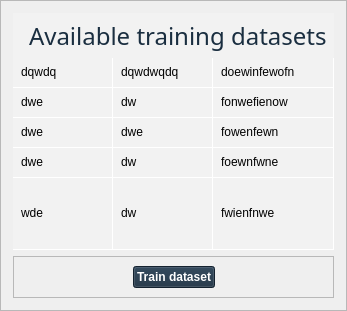
                         <widget class="QWidget" name="page_training_datasets">
                          <layout class="QVBoxLayout" name="verticalLayout_14">
                           <property name="spacing">
                            <number>0</number>
                           </property>
                           <property name="leftMargin">
                            <number>0</number>
                           </property>
                           <property name="topMargin">
                            <number>0</number>
                           </property>
                           <property name="rightMargin">
                            <number>0</number>
                           </property>
                           <property name="bottomMargin">
                            <number>0</number>
                           </property>
                           <item>
                            <widget class="QFrame" name="frame_training_datasets">
                             <property name="frameShape">
                              <enum>QFrame::StyledPanel</enum>
                             </property>
                             <property name="frameShadow">
                              <enum>QFrame::Raised</enum>
                             </property>
                             <layout class="QVBoxLayout" name="verticalLayout_13">
                              <property name="spacing">
                               <number>-1</number>
                              </property>
                              <property name="leftMargin">
                               <number>12</number>
                              </property>
                              <property name="topMargin">
                               <number>12</number>
                              </property>
                              <property name="rightMargin">
                               <number>12</number>
                              </property>
                              <property name="bottomMargin">
                               <number>12</number>
                              </property>
                              <item>
                               <widget class="QFrame" name="frame_available_training_datasets">
                                <property name="styleSheet">
                                 <string notr="true">background-color: #F2F2F2;</string>
                                </property>
                                <property name="frameShape">
                                 <enum>QFrame::NoFrame</enum>
                                </property>
                                <property name="frameShadow">
                                 <enum>QFrame::Raised</enum>
                                </property>
                                <layout class="QVBoxLayout" name="verticalLayout_57">
                                 <property name="spacing">
                                  <number>0</number>
                                 </property>
                                 <property name="leftMargin">
                                  <number>0</number>
                                 </property>
                                 <property name="topMargin">
                                  <number>0</number>
                                 </property>
                                 <property name="rightMargin">
                                  <number>0</number>
                                 </property>
                                 <property name="bottomMargin">
                                  <number>0</number>
                                 </property>
                                 <item>
                                  <widget class="QLabel" name="label_available_training_datasets">
                                   <property name="sizePolicy">
                                    <sizepolicy hsizetype="Expanding" vsizetype="Fixed">
                                     <horstretch>0</horstretch>
                                     <verstretch>0</verstretch>
                                    </sizepolicy>
                                   </property>
                                   <property name="minimumSize">
                                    <size>
                                     <width>0</width>
                                     <height>45</height>
                                    </size>
                                   </property>
                                   <property name="maximumSize">
                                    <size>
                                     <width>16777215</width>
                                     <height>45</height>
                                    </size>
                                   </property>
                                   <property name="font">
                                    <font>
                                     <family>Avenir</family>
                                     <pointsize>18</pointsize>
                                     <weight>10</weight>
                                     <italic>false</italic>
                                     <bold>false</bold>
                                    </font>
                                   </property>
                                   <property name="styleSheet">
                                    <string notr="true">color:#1A2E40;
font: 87 18pt &quot;Avenir&quot;;
padding-left: 10px;</string>
                                   </property>
                                   <property name="text">
                                    <string>Available training datasets</string>
                                   </property>
                                  </widget>
                                 </item>
                                 <item>
                                  <widget class="QTableWidget" name="table_available_training_datasets">
                                   <property name="sizePolicy">
                                    <sizepolicy hsizetype="Preferred" vsizetype="Preferred">
                                     <horstretch>0</horstretch>
                                     <verstretch>0</verstretch>
                                    </sizepolicy>
                                   </property>
                                   <property name="styleSheet">
                                    <string notr="true">QTableWidget {	
	background-color: #F2F2F2;
	padding: 0px;
	border-radius: 5px;
	font: 87 12pt &quot;Avenir&quot;;
	gridline-color:#FFFFFF;
}
QTableWidget::item{
	padding-left: 5px;
	padding-right: 5px;
	background-color: #F2F2F2;
	color:black;
	gridline-color:#FFFFFF;
}
QTableWidget::item:selected{
	background-color: #4D6F8C;
}
QScrollBar:horizontal {
	background: #4D6F8C;
    border: none;
    height: 2px;
	margin: 0px 2px 0 2px;
}
 QScrollBar:vertical {
    background: #4D6F8C;
    border: none;
    width: 2px;
    margin: 2px 0 2px 0;
	border-radius: 0px;
 }
QHeaderView::section{
	background-color: #1A2E40;
	max-width: 30px;
	gridline-color: #FFFFFF;
	font: 87 13pt &quot;Avenir&quot;;
	color:white;
	font-weight: bold;
}

QHeaderView::section:vertical
{
    border: 1px solid #FFFFFF;
}

QTableWidget::horizontalHeader {	
	background-color: #1A2E40;
	color:white;
	gridline-color: #FFFFFF;
}

QTableWidget::verticalHeader {	
	background-color: #1A2E40;
	color:white;
	gridline-color: #FFFFFF;
}

</string>
                                   </property>
                                   <property name="sizeAdjustPolicy">
                                    <enum>QAbstractScrollArea::AdjustIgnored</enum>
                                   </property>
                                   <property name="editTriggers">
                                    <set>QAbstractItemView::NoEditTriggers</set>
                                   </property>
                                   <attribute name="horizontalHeaderVisible">
                                    <bool>false</bool>
                                   </attribute>
                                   <attribute name="horizontalHeaderCascadingSectionResizes">
                                    <bool>false</bool>
                                   </attribute>
                                   <attribute name="horizontalHeaderStretchLastSection">
                                    <bool>true</bool>
                                   </attribute>
                                   <attribute name="verticalHeaderVisible">
                                    <bool>false</bool>
                                   </attribute>
                                   <attribute name="verticalHeaderStretchLastSection">
                                    <bool>true</bool>
                                   </attribute>
                                   <row>
                                    <property name="text">
                                     <string/>
                                    </property>
                                   </row>
                                   <row>
                                    <property name="text">
                                     <string>New Row</string>
                                    </property>
                                   </row>
                                   <row>
                                    <property name="text">
                                     <string>New Row</string>
                                    </property>
                                   </row>
                                   <row>
                                    <property name="text">
                                     <string>New Row</string>
                                    </property>
                                   </row>
                                   <row>
                                    <property name="text">
                                     <string>New Row</string>
                                    </property>
                                   </row>
                                   <column>
                                    <property name="text">
                                     <string>NAME</string>
                                    </property>
                                    <property name="font">
                                     <font>
                                      <weight>75</weight>
                                      <bold>true</bold>
                                     </font>
                                    </property>
                                   </column>
                                   <column>
                                    <property name="text">
                                     <string>DATE</string>
                                    </property>
                                    <property name="font">
                                     <font>
                                      <weight>75</weight>
                                      <bold>true</bold>
                                     </font>
                                    </property>
                                   </column>
                                   <column>
                                    <property name="text">
                                     <string>DESCRIPTION</string>
                                    </property>
                                    <property name="font">
                                     <font>
                                      <weight>75</weight>
                                      <bold>true</bold>
                                     </font>
                                    </property>
                                   </column>
                                   <item row="0" column="0">
                                    <property name="text">
                                     <string>dqwdq</string>
                                    </property>
                                   </item>
                                   <item row="0" column="1">
                                    <property name="text">
                                     <string>dqwdwqdq</string>
                                    </property>
                                   </item>
                                   <item row="0" column="2">
                                    <property name="text">
                                     <string>doewinfewofn</string>
                                    </property>
                                   </item>
                                   <item row="1" column="0">
                                    <property name="text">
                                     <string>dwe</string>
                                    </property>
                                   </item>
                                   <item row="1" column="1">
                                    <property name="text">
                                     <string>dw</string>
                                    </property>
                                   </item>
                                   <item row="1" column="2">
                                    <property name="text">
                                     <string>fonwefienow</string>
                                    </property>
                                   </item>
                                   <item row="2" column="0">
                                    <property name="text">
                                     <string>dwe</string>
                                    </property>
                                   </item>
                                   <item row="2" column="1">
                                    <property name="text">
                                     <string>dwe</string>
                                    </property>
                                   </item>
                                   <item row="2" column="2">
                                    <property name="text">
                                     <string>fowenfewn</string>
                                    </property>
                                   </item>
                                   <item row="3" column="0">
                                    <property name="text">
                                     <string>dwe</string>
                                    </property>
                                   </item>
                                   <item row="3" column="1">
                                    <property name="text">
                                     <string>dw</string>
                                    </property>
                                   </item>
                                   <item row="3" column="2">
                                    <property name="text">
                                     <string>foewnfwne</string>
                                    </property>
                                   </item>
                                   <item row="4" column="0">
                                    <property name="text">
                                     <string>wde</string>
                                    </property>
                                   </item>
                                   <item row="4" column="1">
                                    <property name="text">
                                     <string>dw</string>
                                    </property>
                                   </item>
                                   <item row="4" column="2">
                                    <property name="text">
                                     <string>fwienfnwe</string>
                                    </property>
                                   </item>
                                  </widget>
                                 </item>
                                </layout>
                               </widget>
                              </item>
                              <item>
                               <widget class="QFrame" name="frame_pushButton_training_datasets">
                                <property name="sizePolicy">
                                 <sizepolicy hsizetype="Preferred" vsizetype="Fixed">
                                  <horstretch>0</horstretch>
                                  <verstretch>0</verstretch>
                                 </sizepolicy>
                                </property>
                                <property name="frameShape">
                                 <enum>QFrame::StyledPanel</enum>
                                </property>
                                <property name="frameShadow">
                                 <enum>QFrame::Raised</enum>
                                </property>
                                <layout class="QHBoxLayout" name="horizontalLayout_20">
                                 <item>
                                  <spacer name="horizontalSpacer_8">
                                   <property name="orientation">
                                    <enum>Qt::Horizontal</enum>
                                   </property>
                                   <property name="sizeHint" stdset="0">
                                    <size>
                                     <width>40</width>
                                     <height>20</height>
                                    </size>
                                   </property>
                                  </spacer>
                                 </item>
                                 <item>
                                  <widget class="QPushButton" name="pushButton_train_dataset">
                                   <property name="styleSheet">
                                    <string notr="true">QPushButton {
	background-color: #1A2E40;
	font: 87 13pt &quot;Avenir&quot;;
	font-weight: bold;
	color: #FFFFFF;
}
QPushButton:hover {
	background-color: #4D6F8C;
 }
QPushButton:pressed {	
	background-color: #4D6F8C;
}

</string>
                                   </property>
                                   <property name="text">
                                    <string>Train dataset</string>
                                   </property>
                                  </widget>
                                 </item>
                                 <item>
                                  <spacer name="horizontalSpacer_9">
                                   <property name="orientation">
                                    <enum>Qt::Horizontal</enum>
                                   </property>
                                   <property name="sizeHint" stdset="0">
                                    <size>
                                     <width>40</width>
                                     <height>20</height>
                                    </size>
                                   </property>
                                  </spacer>
                                 </item>
                                </layout>
                               </widget>
                              </item>
                             </layout>
                            </widget>
                           </item>
                          </layout>
                         </widget>
